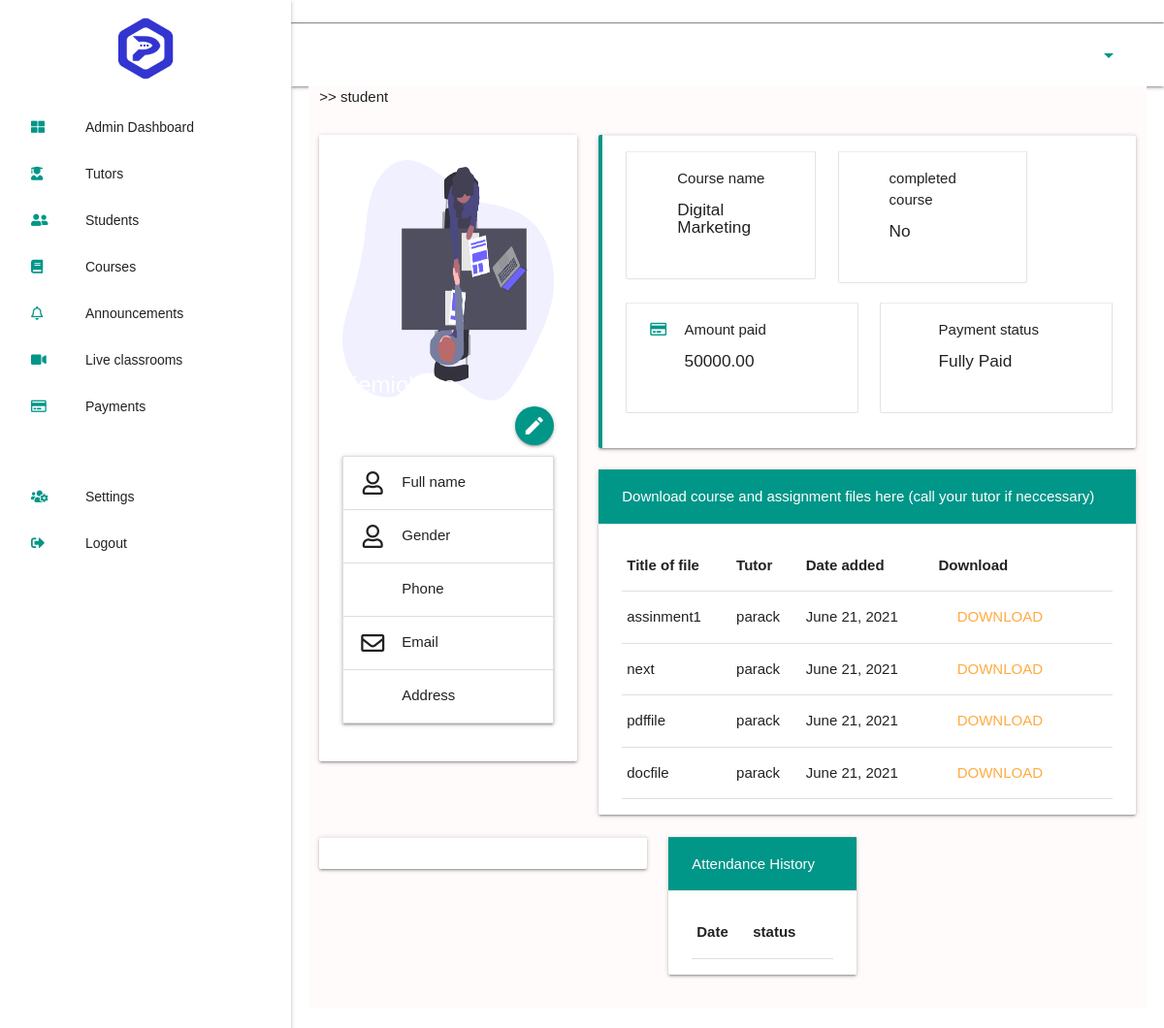
The app's page /student_detail/2/, older data.
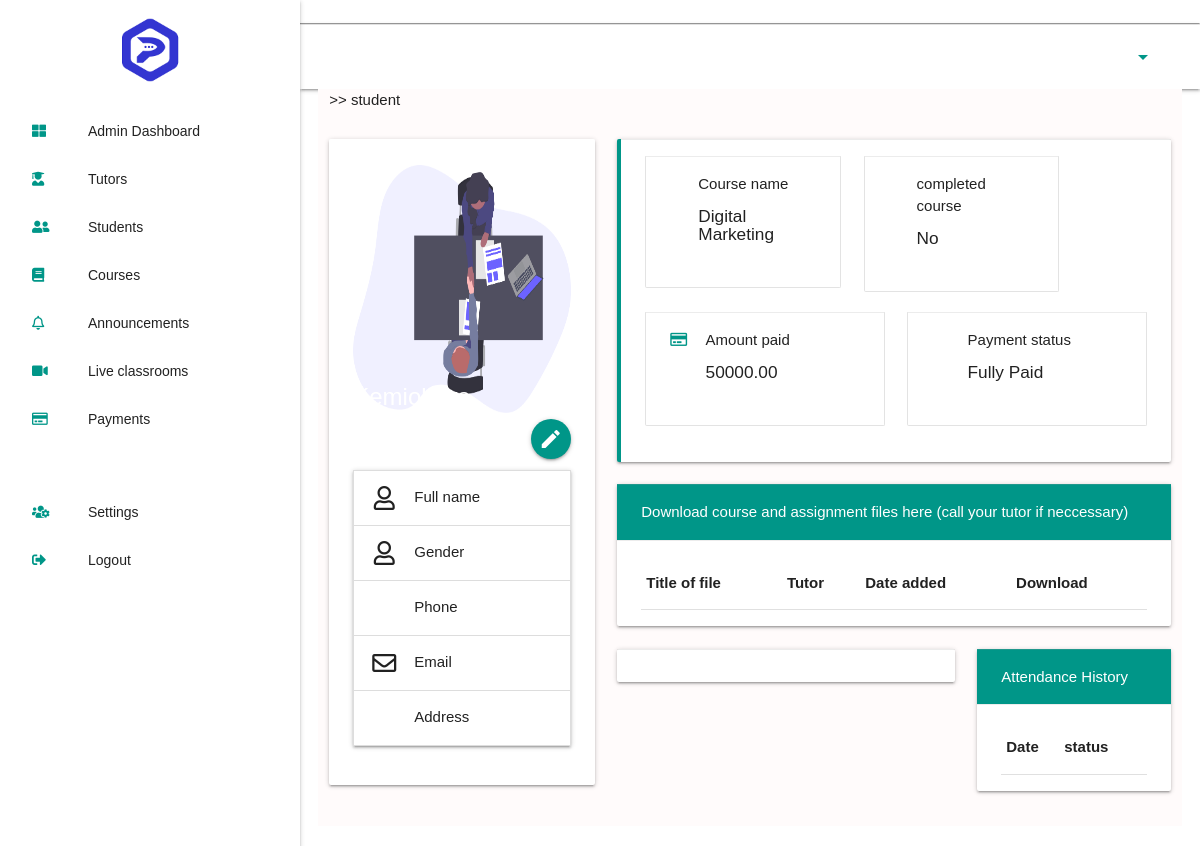
The same page, newer data.
### parachapp/models.py (models this page shows, shortened)
class Student(models.Model):
    user = models.OneToOneField(User, on_delete=models.CASCADE, primary_key=True)
    firstname = models.CharField(max_length=255)
    lastname = models.CharField(max_length=255)
    mobile_phone = models.BigIntegerField(blank=True, null=True, default='070')
    email = models.EmailField(max_length=255)
    address = models.CharField(max_length=255)
    bio = models.TextField(null = True, blank=True, default='write about yourself here (optional)')
    GENDER = (
        ('Male', 'Male'),
        ('Female', 'Female')
    )
    gender = models.CharField(max_length=7, choices=GENDER, default='Male')
    profile_pic = models.ImageField( upload_to = 'Profile_pics', null = True, blank = True)
    added_on = models.DateField(auto_now_add=True)
    updated_on = models.DateField(auto_now_add=True)
    '''
    validate = r"^[189][0-9]{7}$"
    phone_number = input()
    valid = re.search(validate, phone_number)
    if valid:
        print("Valid")
    else:
        print("Invalid")


    '''

class StudentAdvancedProfile(models.Model):
    studentinstance = models.ForeignKey(Student, on_delete=models.CASCADE)
    course = models.ForeignKey(Course, on_delete=models.CASCADE)
    session = models.ForeignKey(StudySession, on_delete=models.CASCADE)
    amountpaid = models.DecimalField(max_digits=8, decimal_places=2, default='0000000.00',null=True, blank=True)
    STATUS = (
        ('Fully Paid', 'Fully Paid'),
        ('Not Fully Paid', 'Not Fully Paid'),
        ('Not Paid','Not Paid'),
    )
    payment_status = models.CharField(max_length=16, choices=STATUS, default="Not Paid")
    completed_course = models.BooleanField(default=False, null=True, blank=True)
    date_paid = models.DateTimeField(auto_now_add=True)

class Course(models.Model):
    name = models.CharField(max_length=200, null=True, blank=True)
    price = models.DecimalField(max_digits=8, decimal_places=2, default='0000000.00', null=True, blank=True)
    added_on = models.DateField(auto_now_add=True)
    updated_on = models.DateField(auto_now_add=True)
    def __str__(self):
        return f'{self.name}'

class UploadFile(models.Model):
    teacherinstance = models.ForeignKey(Teacher, on_delete=models.CASCADE)
    course = models.ForeignKey(Course, on_delete=models.CASCADE)
    file_title = models.CharField(max_length=120)
    files = models.FileField(upload_to='media', null=True)
    uploaded_at = models.DateField(auto_now_add=True)

class Teacher(models.Model):
    user = models.OneToOneField(User, on_delete=models.CASCADE, primary_key=True)
    firstname = models.CharField(max_length=255)
    lastname = models.CharField(max_length=255)
    mobile_phone = models.BigIntegerField(blank=True, null=True, default='070')
    email = models.EmailField(max_length=255)
    address = models.CharField(max_length=255)
    profile_pic = models.FileField( upload_to = 'Profile_pics', null = True, blank = True)
    GENDER = (
        ('m', 'male'),
        ('f', 'female')
    )
    gender = models.CharField(max_length=5, choices=GENDER, default='male')
    course = models.ForeignKey(Course, on_delete=models.CASCADE)
    added_on = models.DateField(auto_now_add=True)
    updated_on = models.DateField(auto_now_add=True)

### parachapp/student_views.py (the view)
# urls.py: path('student_detail/<str:pk>/', student_views.student_detail, name='student_details'),
def student_detail(request,pk):
    uploadfile = UploadFile.objects.all()
    student = Student.objects.get(pk=pk)
    student_ids = Student.objects.get(pk=pk)
    sinstance = StudentAdvancedProfile.objects.get(studentinstance=student_ids)
    instanceprofile = sinstance.studentinstance.studentadvancedprofile_set.all()
    vv=Attend.objects.filter(attender=student_ids)
    if request.method == 'POST':
        form = AttendanceForm(request.POST)
        attender_id = Attend()
        if form.is_valid():
            date_present = form.cleaned_data['date_present']
            attender_id.date_present = date_present
            attender_id.attender = student_ids
            if date_present != date.today():
                print('============it must be todays date')
                messages.error(request, 'sorry! you can only mark attendance for todays date')
                return redirect('.')
            unique_fields = ['attender_id', 'date_present']
            duplicates = (
                Attend.objects.values(*unique_fields)
                .order_by()
                .annotate(max_id=Min('id'), count_id=Count('id'))
                .filter(count_id__gt=1)
            )
            for duplicate in duplicates:
                (
                    Attend.objects
                    .filter(**{x: duplicate[x] for x in unique_fields})
                    .exclude(id=duplicate['max_id'])
                    .delete()
                )
                messages.error(request, 'sorry, attendance has been marked for today, you cannot mark twice')
                return redirect('.')
            attender_id.save()
            messages.success(request, 'attendance has been marked successfully!')
            return redirect('.')
    else:
        form = AttendanceForm()
    context = {
        'student':student,
        'student_ids':student_ids,
        'form':form,
        'vv':vv,
        'instanceprofile':instanceprofile,
        'uploadfile':uploadfile
    }
    return render(request, 'student_template/student_detail.html', context)

### parachapp/templates/student_template/student_detail.html (shortened to what this page needs)
{% extends 'admin_template/adminbase.html' %}
{% load materializecss%}
{% load static %}
{% block content %}
<main class="">
     <section class="profile-page">
        <div class="row">
           <div class="col s12 m12">
             >> student
           </div>
        </div>
        <div class="row">
          <div class="col s12 m4">
            <div class="card">
              <div class="card-image">
                <img src="{{student.profile_pic.url}}">
                <span class="card-title">{{student.firstname}}</span>
                <a class="btn-floating halfway-fab waves-effect waves-light teal" href="{% url 'parachapp:student_updates' student.pk %}"><i class="large material-icons">edit</i></a>
              </div>
              <div class="card-content">
                <ul class="collapsible">
                  <li>
                    <div class="collapsible-header"><i class="far fa-user"></i>Full name</div>
                  </li>
                  <li>
                    <div class="collapsible-header"><i class="far fa-user"></i>Gender</div>
                  </li>
                  <li>
                    <div class="collapsible-header"><i class="far fa-phone"></i>Phone</div>
                  </li>
                  <li>
                    <div class="collapsible-header"><i class="far fa-envelope"></i>Email</div>
                  </li>
                  <li>
                    <div class="collapsible-header"><i class="far fa-map-marker-alt"></i>Address</div>
                  </li>
              </ul>
              </div>
            </div>
          </div>
          {%for profile in instanceprofile%}
          <div class="col m8">
            <div class="card horizontal card-design">
              <div class="card-stacked">
                <div class="card-action profile-info-card">
                  <div class="row">
                    <div class="col m5 s12">
                      <div class="card-action card-border">
                        <div class="row">
                          <div class="col m2">
                            <i class="far fa-book"></i>
                          </div>
                          <div class="col m10">
                            <span>Course name</span>
                            <h6>{{profile.course}}</h6>
                          </div>
                        </div>
                      </div>
                    </div>
                    <div class="col m5 s12">
                      <div class="card-action card-border">
                        <div class="row">
                          <div class="col m2">
                            {%if profile.completed_course == False%}
                              <i class="far fa-times"></i>
                            {%else%}
                              <i class="far fa-check"></i>
                            {%endif%}
                          </div>
                          <div class="col m10">
                            <span>completed course</span>
                            {%if profile.completed_course == False%}
                              <h6>No</h6>
                            {%else%}
                              <h6>yes</h6>
                            {%endif%}
                          </div>
                        </div>
                      </div>
                    </div>
                  </div>
                  <div class="row">
                    <div class="col m6 s12">
                      <div class="card-action card-border">
                        <div class="row">
                          <div class="col m2">
                            <i class="far fa-credit-card"></i>
                          </div>
                          <div class="col m10">
                            <span>Amount paid</span>
                            <h6>{{profile.amountpaid}} </h6>
                          </div>
                        </div>
                      </div>
                    </div>
                    <div class="col m6 s12 ">
                      <div class="card-action card-border">
                        <div class="row ">
                          <div class="col m2">
                            {%if profile.payment_status == 'Fully Paid'%}
                              <i class="far fa-check"></i>
                            {%else%}
                              <i class="far fa-times"></i>
                            {%endif%}
                          </div>
                          <div class="col m10 s12">
                            <span>Payment status</span>
                            <h6>{{profile.payment_status}} </h6>
                          </div>
                        </div>
                      </div>
                    </div>
                  </div>
                </div>
              </div>
            </div>
          </div>
        {%endfor%}
          <div class="col m8">
              <div class="card horizontal">
                <div class="card-stacked">
                  <div class="card-action profile-info-card design">
                    Download course and assignment files here (call your tutor if neccessary)
                  </div>
                  <div class="card-action ">
                    <table>
                      <thead>
                          <tr>
                              <th>Title of file</th>
                              <th>Tutor</th>
                              <th>Date added</th>
                              <th>Download</th>
                          </tr>
                      </thead>
                      {% for files in uploadfile %}
                      {% for inst in instanceprofile %}
                        {% if files.course.name == inst.course.name %}
                      <tbody>
                          <tr>
                              <td>{{files.file_title}}</td>
                              <td>{{files.teacherinstance.firstname}}</td>
                              <td>{{files.uploaded_at}}</td>
                              <td><a class="" href="{{files.files.url}}" download="{{files.files.url}}"><i class="far fa-file-download"></i> download</a></td>
                          </tr>
                      </tbody>
                      {%endif%}
                      {%endfor%}
                      {%endfor%}
                  </table>
                  </div>
                </div>
              </div>
          </div>
          <div class="row ">
            {%if request.user.is_superuser%}
            <div class="col m5 s12">
              <div class="card horizontal">
                <div class="card-stacked">
                  <div class="card-action profile-info-card">
                    Mark Attendance
                  </div>
                  <div class="card-action ">
                    <form action="" method="POST" id="attendance_form">
                      {% csrf_token %}
                      {{ form|materializecss }}
                      <button type="submit" class="waves-effect waves-light btn">submit</button>
                  </form>
                  </div>
                </div>
              </div>
            </div>
            {%else%}
            <div class="col m5 s12">
              <div class="card horizontal">
                <div class="card-stacked">
                  <div class="card-action profile-info-card">
                  </div>
                </div>
              </div>
            </div>
            {%endif%}
            <div class="col m3 s12">
              <div class="card horizontal">
                <div class="card-stacked">
                  <div class="card-action profile-info-card design">
                    Attendance History
                  </div>
                  <div class="card-action ">
                    <table class="">
                      <thead>
                        <tr>
                            <th>Date</th>
                            <th>status</th>
                            <th></th>
                        </tr>
                      </thead>
                    </table>
                  </div>
                </div>
              </div>
            </div>
          </div>
        </div>
    </section>
 </main>
{% endblock %}

### parachapp/templates/admin_template/adminbase.html (shortened to what this page needs)
{% load static %}
<!doctype html>
<html lang="en">
  <head>
    <link type="text/css" rel="stylesheet" href="{% static 'css/materialize.min.css' %}"  media="screen,projection"/>
    <link rel="stylesheet" href="{% static 'css/customcss.css' %}">
    <link rel="stylesheet" href="https://pro.fontawesome.com/releases/v5.10.0/css/all.css"/>
  </head>
  <br>
  <hr>
  <body>
    <header class="teal ">
          <nav>
            <div class="nav-wrapper"><a href="#" data-target="sidenav-1" class="left sidenav-trigger hide-on-medium-and-up"><i class="material-icons">menu</i></a>
              <ul class="right hide-on-med-and-down">
                <li>---</li>
                <li><a class="dropdown-trigger" href="#!" data-target="dropdown1">
                  <i class="material-icons right">arrow_drop_down</i></a></li>
              </ul>
            </div>
          </nav>
        </header>
        <ul id="sidenav-1" class="sidenav sidenav-fixed sidenav-icons2">
            <div class="profile_picture">
                <img src="{% static 'img/parach.png' %}" alt="" class="">
            </div>
          <li class="left-align"><a href="{% url 'parachapp:dashboard' %}" ><i class="fas fa-th-large"></i>Admin Dashboard</a></li>
          <li class="left-align"><a href="{% url 'parachapp:teacher_home' %}" ><i class="fas fa-user-graduate"></i> Tutors</a></li>
          <li class="left-align"><a href="{% url 'parachapp:student_home' %}" ><i class="fas fa-user-friends"></i> Students</a></li>
            <li class="left-align"><a href="{% url 'parachapp:create_course' %}" ><i class="fas fa-book"></i> Courses</a></li>
            <li class="left-align"><a href="{% url 'parachapp:notify' %}" ><i class="far fa-bell"></i> Announcements</a></li>
            <li class="left-align"><a href="{% url 'parachapp:liveclass' %}" ><i class="fas fa-video"></i>Live classrooms</a></li>
            <li class="left-align"><a href="{% url 'parachapp:salaryhome' %}" ><i class="far fa-credit-card"></i> Payments</a></li>
            <br>
            <br>
            {%if user.is_superuser or user.is_teacher%}
            {%else%}
            <li class="left-align"><a href="{% url 'parachapp:student_details' request.user.pk %}" ><i class="fas fa-users-cog"></i> Settings</a></li>
            {%endif%}
            <li class="left-align"><a href="{% url 'parachapp:logout' %}" ><i class="fas fa-sign-out-alt"></i> Logout</a></li>
        </ul>
    {% block content %}
    {% endblock %}
  </body>
</html>

Row changes from the older to the newer data that the page shows:
removed UploadFile: file_title "assinment1", teacherinstance.firstname "parack", uploaded_at "June 21, 2021"
removed UploadFile: file_title "next", teacherinstance.firstname "parack", uploaded_at "June 21, 2021"
removed UploadFile: file_title "pdffile", teacherinstance.firstname "parack", uploaded_at "June 21, 2021"
removed UploadFile: file_title "docfile", teacherinstance.firstname "parack", uploaded_at "June 21, 2021"
